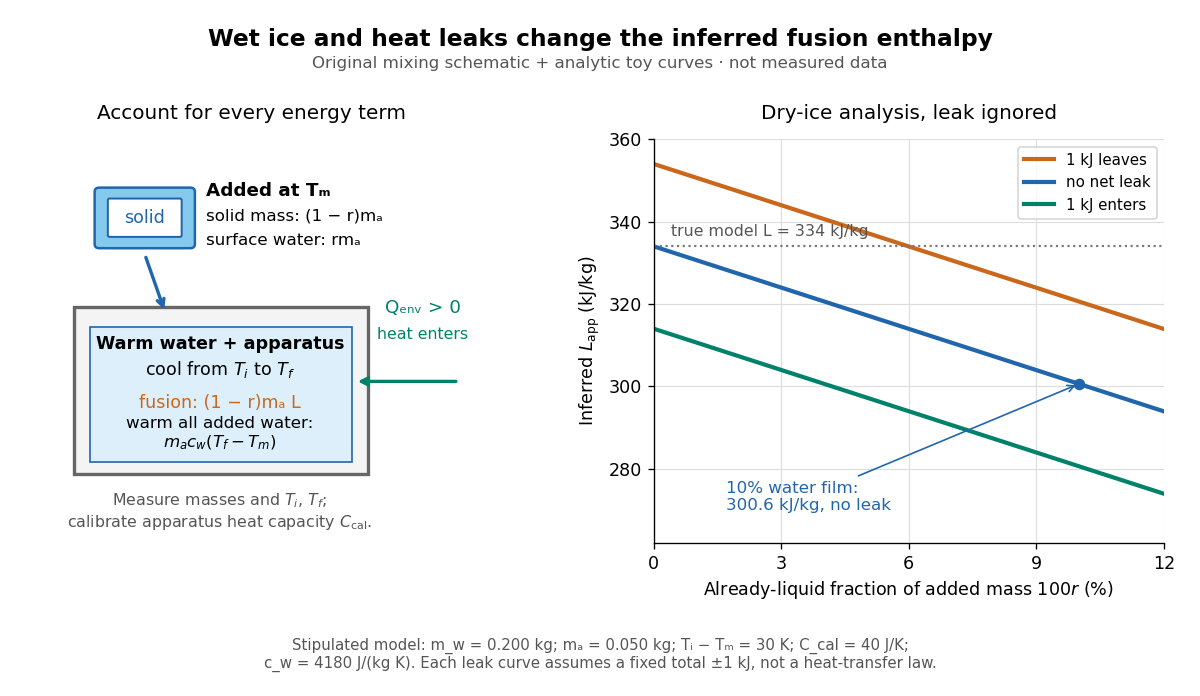

Python code for this plot:
"""Mixing schematic and wet-ice bias model; writes the matching PNG to CWD.

Run from _media with MPLCONFIGDIR=/tmp/codex-wiki-matplotlib.
Tested with Python 3.14.4, NumPy 2.3.5, Matplotlib 3.10.7.
All curves are analytic hypothetical cases, not measured calorimetry data.
"""

from pathlib import Path

import matplotlib

matplotlib.use("Agg")
import matplotlib.pyplot as plt
from matplotlib.patches import FancyBboxPatch, Rectangle
import numpy as np


MW, MA = 0.200, 0.050  # kg; MA includes surface water
CW, CCAL = 4180.0, 40.0  # J / (kg K), J / K
LATENT, INITIAL = 334000.0, 30.0  # J / kg; initial T - Tm in K


def final_temperature(wet_fraction, environmental_heat):
    """Return final temperature relative to Tm (K), assuming complete melting."""
    warm_capacity = MW * CW + CCAL
    return (
        warm_capacity * INITIAL + environmental_heat
        - (1 - wet_fraction) * MA * LATENT
    ) / (warm_capacity + MA * CW)


def inferred_latent(wet_fraction, environmental_heat):
    """Apply dry-ice, zero-leak analysis to the model's final temperature."""
    final = final_temperature(wet_fraction, environmental_heat)
    return (MW * CW + CCAL) * (INITIAL - final) / MA - CW * final


def main():
    plt.rcParams.update(
        {"font.size": 10.5, "axes.spines.top": False, "axes.spines.right": False}
    )
    fig, (sketch, curves) = plt.subplots(
        1, 2, figsize=(10.0, 5.8), gridspec_kw={"width_ratios": [1, 1.12]}
    )
    fig.set_facecolor("white")
    fig.suptitle("Wet ice and heat leaks change the inferred fusion enthalpy",
                 fontsize=14, weight="bold", y=0.96)
    fig.text(0.5, 0.903, "Original mixing schematic + analytic toy curves · not measured data",
             ha="center", color="#555555", fontsize=10)
    blue, orange, green = "#2166ac", "#cb671b", "#00816a"
    sketch.set_xlim(0, 10)
    sketch.set_ylim(0, 10)
    sketch.axis("off")
    sketch.set_title("Account for every energy term", fontsize=12, pad=12)
    # Water film surrounds the solid ice: only the core requires fusion.
    film = FancyBboxPatch((1.65, 7.4), 2.0, 1.3,
                          boxstyle="round,pad=0.10", facecolor="#85c9ed",
                          edgecolor=blue, lw=1.5)
    core = FancyBboxPatch((1.88, 7.62), 1.54, 0.87,
                          boxstyle="round,pad=0.04", facecolor="white",
                          edgecolor=blue, lw=1.2)
    sketch.add_patch(film)
    sketch.add_patch(core)
    sketch.text(2.65, 8.06, "solid", ha="center", va="center", color=blue)
    sketch.text(4.0, 8.6, "Added at Tₘ", fontsize=11, weight="bold")
    sketch.text(4.0, 7.98, "solid mass: (1 − r)mₐ", fontsize=10)
    sketch.text(4.0, 7.37, "surface water: rmₐ", fontsize=10)
    sketch.annotate("", xy=(3.1, 5.7), xytext=(2.65, 7.15),
                    arrowprops={"arrowstyle": "->", "color": blue, "lw": 2})
    sketch.add_patch(Rectangle((1.1, 1.7), 6.45, 4.15,
                               facecolor="#f4f4f4", edgecolor="#666666", lw=2))
    sketch.add_patch(Rectangle((1.45, 2.0), 5.75, 3.35,
                               facecolor="#dceffa", edgecolor=blue, lw=1))
    sketch.text(4.3, 4.8, "Warm water + apparatus", ha="center", weight="bold")
    sketch.text(4.3, 4.15, r"cool from $T_i$ to $T_f$", ha="center")
    sketch.text(4.3, 3.35, "fusion: (1 − r)mₐ L", ha="center", color=orange)
    sketch.text(4.3, 2.7, "warm all added water:\n" + r"$m_a c_w (T_f-T_m)$",
                ha="center", va="center", fontsize=10)
    sketch.annotate("", xy=(7.25, 4.0), xytext=(9.55, 4.0),
                    arrowprops={"arrowstyle": "->", "color": green, "lw": 2})
    sketch.text(8.75, 5.7, "Qₑₙᵥ > 0", ha="center", color=green, fontsize=11)
    sketch.text(8.75, 5.05, "heat enters", ha="center", color=green, fontsize=9.5)
    sketch.text(4.3, 0.4, r"Measure masses and $T_i$, $T_f$;" + "\n"
                + r"calibrate apparatus heat capacity $C_{\rm cal}$.",
                ha="center", fontsize=9.5, color="#555555")
    r = np.linspace(0, 0.12, 121)
    curves.set_facecolor("white")
    curves.set_title("Dry-ice analysis, leak ignored", fontsize=12, pad=12)
    for heat, color, label in (
        (-1000.0, orange, "1 kJ leaves"),
        (0.0, blue, "no net leak"),
        (1000.0, green, "1 kJ enters"),
    ):
        apparent = inferred_latent(r, heat)
        assert np.allclose(apparent, (1 - r) * LATENT - heat / MA)
        assert np.all(final_temperature(r, heat) > 0)
        curves.plot(100 * r, apparent / 1000, lw=2.5, color=color, label=label)
    curves.axhline(LATENT / 1000, color="#777777", ls=":", lw=1.3)
    curves.text(0.4, 336.5, "true model L = 334 kJ/kg", color="#555555", fontsize=9.5)
    curves.scatter([10], [300.6], color=blue, s=35, zorder=5)
    curves.annotate("10% water film:\n300.6 kJ/kg, no leak",
                    xy=(10, 300.6), xytext=(1.7, 270),
                    color=blue, fontsize=10,
                    arrowprops={"arrowstyle": "->", "color": blue})
    curves.set_xlim(0, 12)
    curves.set_ylim(262, 360)
    curves.set_xticks([0, 3, 6, 9, 12])
    curves.set_xlabel(r"Already-liquid fraction of added mass $100r$ (%)")
    curves.set_ylabel(r"Inferred $L_{\rm app}$ (kJ/kg)")
    curves.grid(color="#dddddd", lw=0.7)
    curves.set_axisbelow(True)
    curves.legend(loc="upper right", frameon=True, facecolor="white", fontsize=9)
    fig.text(0.5, 0.04,
             "Stipulated model: m_w = 0.200 kg; mₐ = 0.050 kg; Tᵢ − Tₘ = 30 K; C_cal = 40 J/K;"
             "\nc_w = 4180 J/(kg K). Each leak curve assumes a fixed total ±1 kJ, not a heat-transfer law.",
             ha="center", color="#555555", fontsize=9)
    fig.subplots_adjust(left=0.02, right=0.97, bottom=0.22, top=0.80, wspace=0.36)
    assert np.isclose(inferred_latent(0.10, 0), 300600.0)
    output = Path.cwd() / (Path(__file__).stem + ".png")
    fig.savefig(output, dpi=120, facecolor="white", transparent=False)
    plt.close(fig)
    print(f"{output.name}: dry final ΔT={final_temperature(0, 0):.6f} K;"
          f" wet (10%) ΔT={final_temperature(0.10, 0):.6f} K;"
          " leak shift ±20 kJ/kg")


if __name__ == "__main__":
    main()
